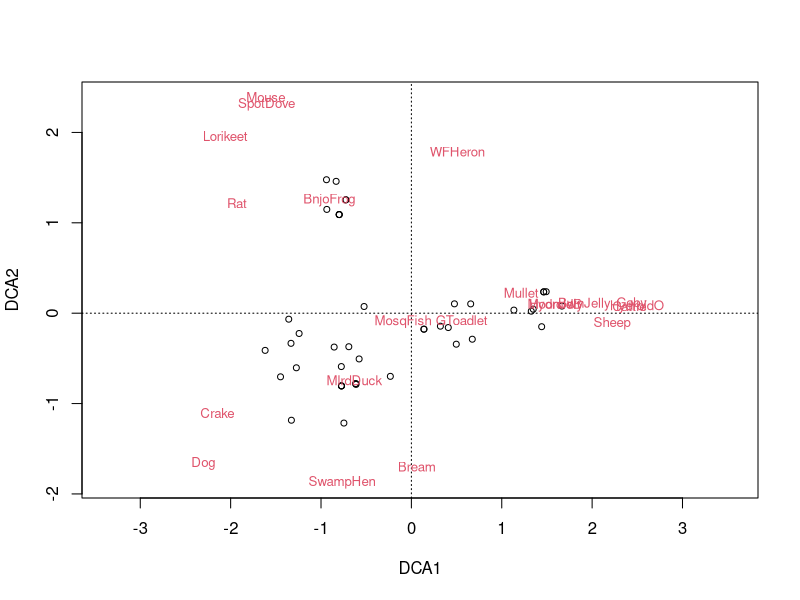
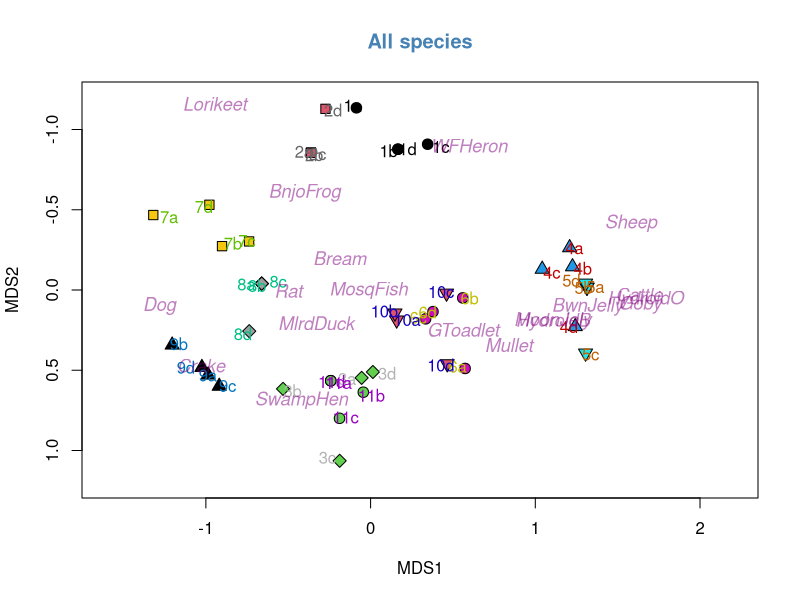
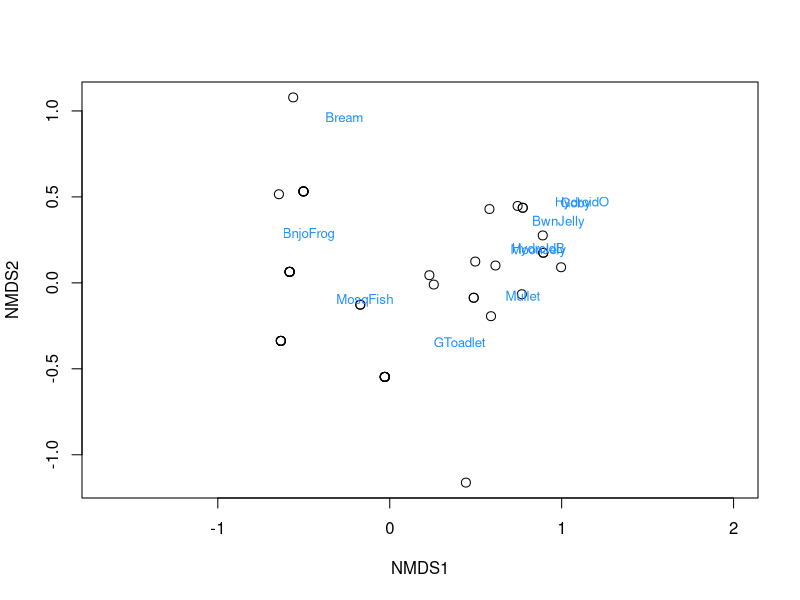
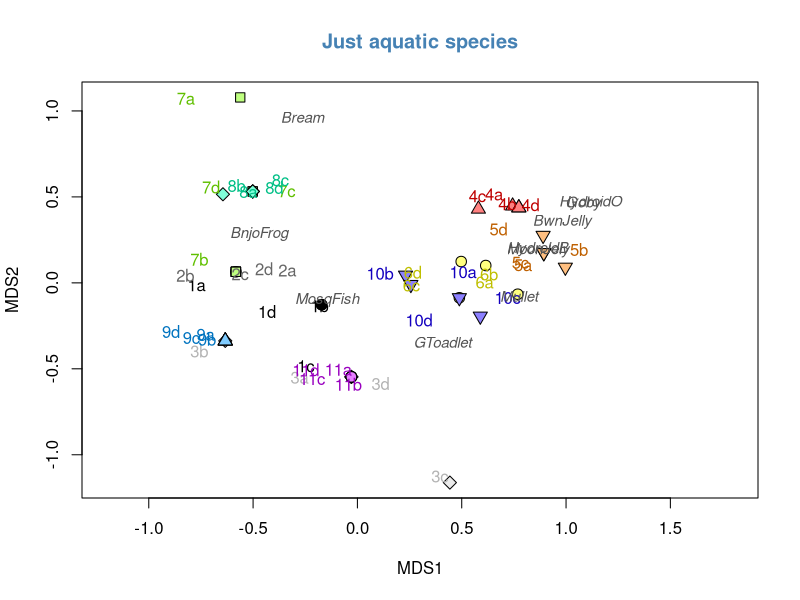
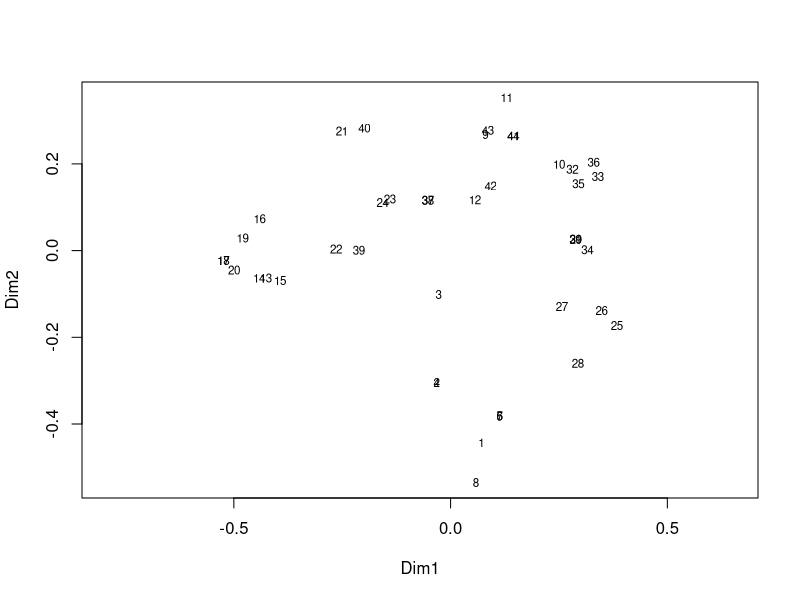
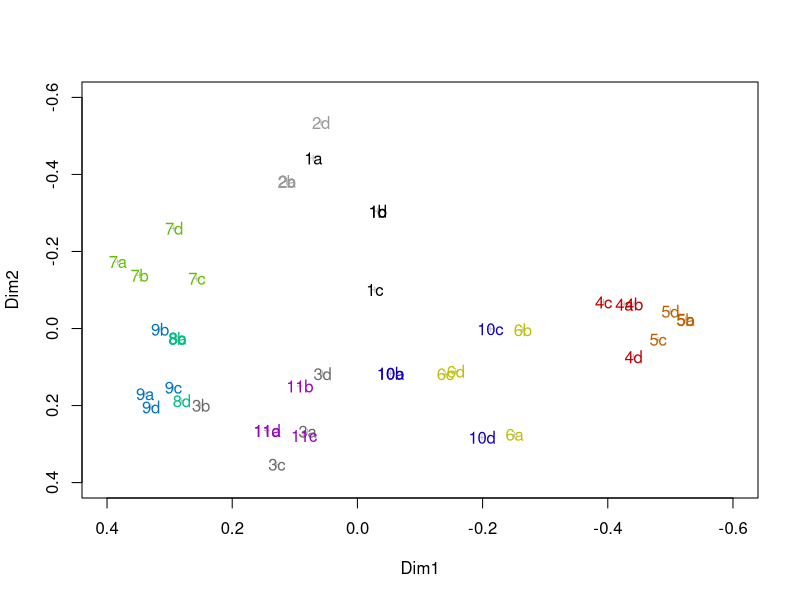

Recreate these plots in R, in order. (Note: this script raises an error after producing the figures.)
## ---- chunk 1
library(vegan)
library(flextable)
eDNA2022 <- read.csv(file = "eDNA2022.csv")
eDNA2022$Site <- as.factor(eDNA2022$Site)
## ---- chunk 2
altnames <- 
  c("MosqFish", "Goby", "Mullet", "Bream", "BnjoFrog", "GToadlet", "MlrdDuck",
    "SpotDove", "SwampHen", "Crake", "WFHeron", "Lorikeet", "Cattle", "Sheep",
    "Mouse", "Rat", "HydroidB", "HydroidO", "BwnJelly", "MoonJely", "Dog")
names_table <- 
  data.frame(Taxonomic = gsub("."," ",colnames(eDNA2022[,4:24]), fixed = T),
             Common=c("Mosquito Fish","Bridled Goby","Gray Mullet","Black Bream",
                      "Western Banjo Frog", "Gunther's Toadlet", "Mallard Duck",
                      "Spotted Turtle Dove", "Purple Swamphen", "Spotted Crake",
                      "White Faced Heron", "Rainbow Lorikeet", "Cattle", "Sheep",
                      "Mouse", "Rat", "HydroidB", "HydroidO", "Brown Jellyfish",
                      "Moon Jellyfish", "Domestic Dog"),
             Abbrviated=altnames)
flextable(names_table,cwidth = c(3,2,2))
## ---- chunk 3
allSpecies <- eDNA2022[,4:24]
colnames(allSpecies) <- altnames
## ---- chunk 4
AF_dca_all <- decorana(allSpecies)
AF_dca_all
## ---- chunk 5
plot(AF_dca_all)
## ---- chunk 6
AF_nmds_all <- metaMDS(allSpecies, distance = "jaccard")
## ---- chunk 7
AF_nmds_all
## ---- chunk 8
AF_nmds_all_B <- metaMDS(allSpecies) # uses Bray by default
## ---- chunk 9
AF_nmds_all_B
## ---- chunk 10
plot(AF_nmds_all$points, pch=c(rep(21:25, 2),21)[eDNA2022$Site], 
     xlim = c(-1.6,2.2), ylim = c(1.2,-1.2), 
     bg=seq(1,11)[eDNA2022$Site], 
     cex = 1.4, main = "All species", col.main = "steelblue")
text(jitter(AF_nmds_all$points[,1], factor = 500),
     jitter(AF_nmds_all$points[,2], factor=50), labels=eDNA2022$SiteID, cex=1, 
     col=c("black","grey40","grey70",
           rainbow(4,v=0.75,end=0.25),
           rainbow(4,v=0.75,start=0.45,end=0.8))[eDNA2022$Site])
text(AF_nmds_all, display = "species", col = "#80008080", font=3, cex = 1.1)
## ---- chunk 11
fish <- allSpecies[,c(1:6,17:20)]
head(fish)
## ---- chunk 12
AF_diss_aquat <- vegdist(fish, 
                           distance = "bray")
options(max.print=2000)
print(AF_diss_aquat, digits = 2)
## ---- chunk 13
AF_nmds_aquat <- metaMDS(fish, trymax = 500, 
                           distance = "bray")
## ---- chunk 14
AF_nmds_aquat
## ---- chunk 15
plot(AF_nmds_aquat, type="p",display = "sites", cex = 1.2)
text(AF_nmds_aquat, display = "species", col = "dodgerblue", cex = 0.8)
## ---- chunk 16
palette(c("black","grey80","grey92",
          rainbow(4,s=0.5,end=0.25),rainbow(4,s=0.5,start=0.45,end=0.8)))
plot(AF_nmds_aquat$points, pch=c(rep(21:25, 2),21)[eDNA2022$Site], 
     xlim = c(-1.2,1.8), 
     bg = seq(1,11)[eDNA2022$Site], 
     cex = 1.4, col.main = "steelblue", main = "Just aquatic species")
text(jitter(AF_nmds_aquat$points[,1], factor = 500),
     jitter(AF_nmds_aquat$points[,2], factor=50), 
     labels=eDNA2022$SiteID, cex=1, 
     col=c("black","grey40","grey70",
           rainbow(4,v=0.75,end=0.25),
           rainbow(4,v=0.75,start=0.45,end=0.8))[eDNA2022$Site])
text(AF_nmds_aquat, display = "species", col = "grey33", font=3, cex = 0.9)
## ---- chunk 17
AF_pco_all <- wcmdscale(vegdist(allSpecies), eig=TRUE)
## ---- chunk 18
plot(AF_pco_all)
## ---- chunk 19
palette(c("black","grey60","grey42",
          rainbow(4,v=0.75,end=0.25),rainbow(4,v=0.75,start=0.45,end=0.8)))
plot(AF_pco_all$points[,1:2], xlim = c(0.4,-0.6), ylim = c(0.4,-0.6), 
     pch=3, cex = 0.5, col = "grey")
text(AF_pco_all$points[,1:2],labels = eDNA2022$SiteID,
     col=seq(1,11)[eDNA2022$Site])
## ---- chunk 20
AF_pco_scores <- scores(AF_pco_all)
## ---- chunk 21
adonis2(eDNA2022[,4:24] ~ eDNA2022$Site, data = eDNA2022)
